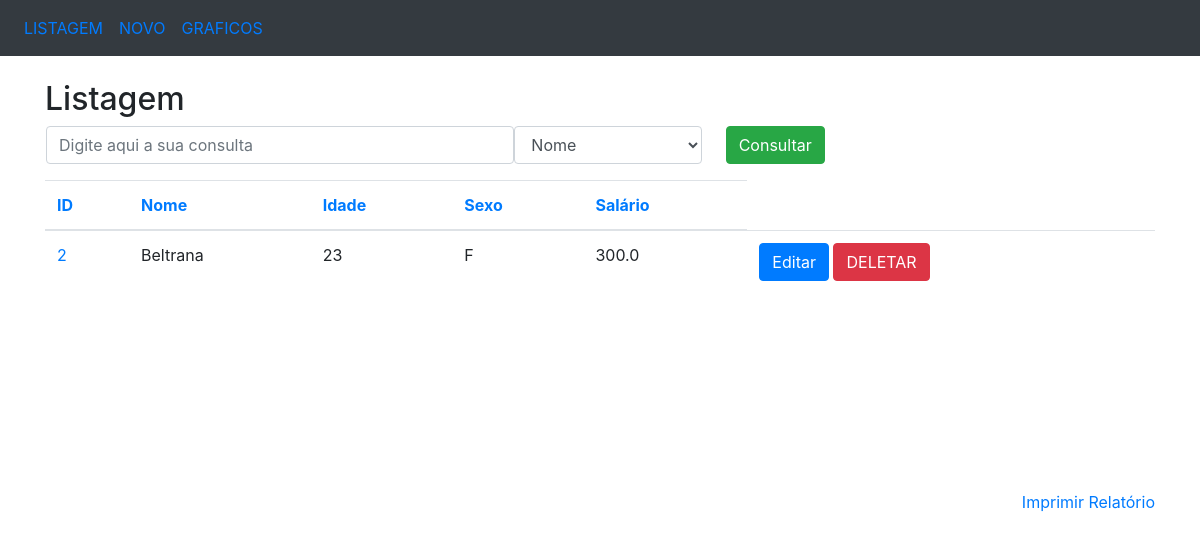
The page /listagem on the database as committed earlier.
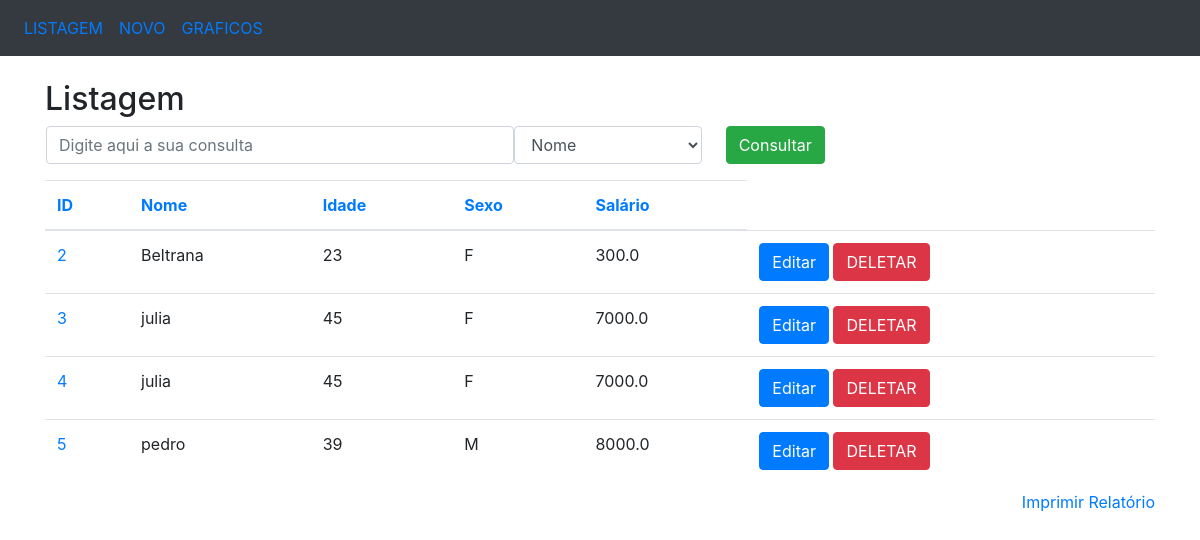
The same page on the database as committed later.
### app/models/tables.py (models this page shows, shortened)
class Pessoa(db.Model):
    __tablename__ = 'pessoas'
    id = db.Column(db.Integer, primary_key=True)
    nome = db.Column(db.String(50), nullable=False)
    idade = db.Column(db.Integer)
    sexo = db.Column(db.String(1))
    salario = db.Column(db.Float)

### app/controllers/default.py (the view)
@app.route('/')
@app.route('/listagem')
def listagem():
    pessoas  = Pessoa.query.all()
    return render_template('listagem.html', pessoas=pessoas, ordem='id')

### app/templates/listagem.html (shortened to what this page needs)
<!DOCTYPE html>
<html lang="en">
    <link rel="stylesheet" href="https://maxcdn.bootstrapcdn.com/bootstrap/4.3.1/css/bootstrap.min.css">
<body>
    <nav class="navbar navbar-expand-sm bg-dark">
        <ul class="navbar-nav">
            <li class="nav-item">
                <a class="nav-link" href="/listagem">LISTAGEM</a>
            </li>
            <li class="nav-item">
                <a class="nav-link" href="/insercao">NOVO</a>
            </li>
            <li class="nav-item">
                <a class="nav-link" href="/graficos">GRAFICOS</a>
            </li>
        </ul>
    </nav>
    <br>
    <div class="container">
        <h2>Listagem</h2>
        <form action="/consulta" method="POST" name="frm_consulta" class="ml-3">
            <div class="form-group">
                <div class="row">
                    <input type="text" class="form-control col-md-5" name="consulta"
                    placeholder="Digite aqui a sua consulta">
                    <select class="form-control col-md-2" name="campo">
                        <option value="nome">Nome</option>
                    </select>
                    <button type="submit" class="btn btn-success ml-4">Consultar</button>
                </div>
            </div>
        </form>
        <div style="overflow: scroll; height: 310px; width: 100%;" align="center">
            <table class="table">
                <thead>
                    <tr>
                        <th><a href="/ordenacao/id/{{ordem}}">ID</a></th>
                        <th><a href="/ordenacao/nome/{{ordem}}">Nome</a></th>
                        <th><a href="/ordenacao/idade/{{ordem}}">Idade</a></th>
                        <th><a href="/ordenacao/sexo/{{ordem}}">Sexo</a></th>
                        <th><a href="/ordenacao/salario/{{ordem}}">Salário</a></th>
                    </tr>
                </thead>
                <tbody>
                    {% for pessoa in pessoas %}
                        <tr>
                            <td nowrap="true">
                                <a href="/selecao/{{pessoa.id}}">{{pessoa.id}}</a>
                            </td>
                            <td nowrap="true">{{pessoa.nome}}</td>
                            <td nowrap="true">{{pessoa.idade}}</td>
                            <td nowrap="true">{{pessoa.sexo}}</td>
                            <td nowrap="true">{{pessoa.salario}}</td>
                            <td>
                                <a href="/edicao/{{pessoa.id}}"
                                class="btn btn-primary" role="button">
                                    Editar
                                </a>
                                <a href="/delecao/{{pessoa.id}}"
                                class="btn btn-danger" role="button">
                                    DELETAR
                                </a>
                            </td>
                        </tr>
                    {% endfor %}
                </tbody>
            </table>
        </div>
        <a href="#" style="float: right;" onclick="relatorio()">Imprimir Relatório</a>
    </div>
</body>
</html>

Rows that differ between the two databases and show on the page:
added Pessoa: id "3", nome "julia", idade "45", sexo "F", salario "7000.0"
added Pessoa: id "4", nome "julia", idade "45", sexo "F", salario "7000.0"
added Pessoa: id "5", nome "pedro", idade "39", sexo "M", salario "8000.0"
